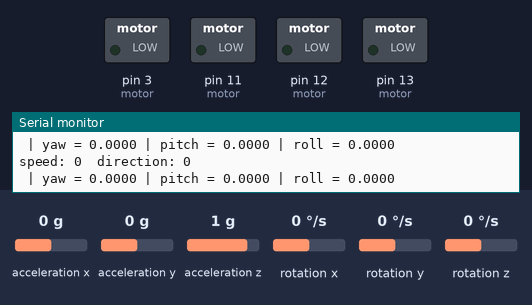
The sketch below on a simulated Arduino Mega 2560, built with avr-gcc and run on an emulated ATmega2560. On the bench: switched loads named in the sketch (green lamp = pin HIGH), the last lines printed to the serial monitor. Wiring (inferred from the names in the program): MPU-6050 motion sensor at I2C address 0x68. Dashed ring = blinking. The test bench sets the inputs (shaded band); at power-on: acceleration x 0 g, acceleration y 0 g, rotation x 0 °/s, rotation y 0 °/s, acceleration z 1 g, rotation z 0 °/s.

Above: at 1.2 s.
1.3 s: acceleration x set to -1.4 g
At 2.3 s:
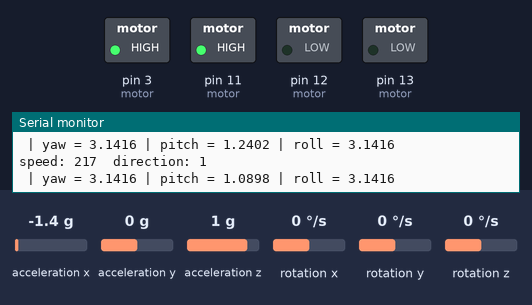
2.9 s: acceleration x set to 0 g
At 3.7 s:
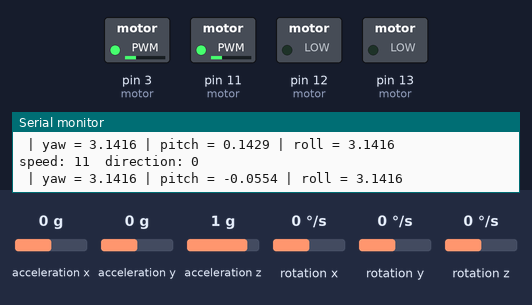
5.9 s: acceleration y set to -0.8 g
8.9 s: rotation x set to 100 °/s
At 9.4 s:
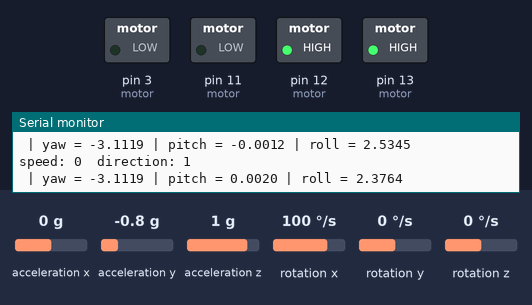
11.9 s: acceleration x set to 0.8 g
At 13.3 s:
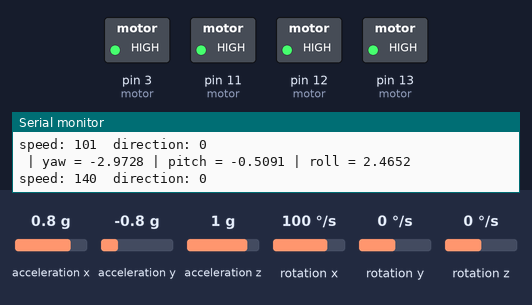
14.9 s: rotation y set to 192 °/s
Timing chart, 0 to 18.9 s (numbered marks = the images above; inputs shaded):
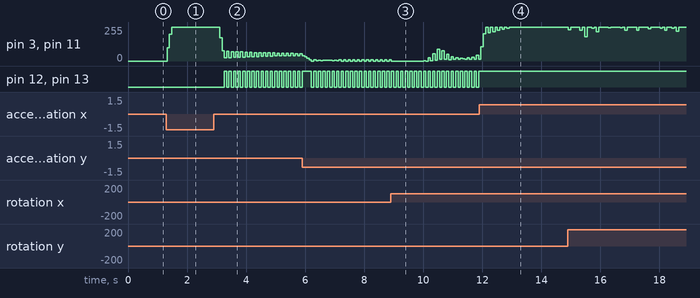

The sketch:

inverted_pendulum_robot.ino
```cpp
#include <Wire.h>
#include "MadgwickAHRS.h"
#include "motor_control.h"

const int MPU_ADDR = 0x68;

enum MPU_OUT_REGISTERS
{
  ACCEL_XOUT_H = 0X3B,
  ACCEL_XOUT_L,
  ACCEL_YOUT_H,
  ACCEL_YOUT_L,
  ACCEL_ZOUT_H,
  ACCEL_ZOUT_L,
  TEMP_OUT_H,
  TEMP_OUT_L,
  GYRO_XOUT_H,
  GYRO_XOUT_L,
  GYRO_YOUT_H,
  GYRO_YOUT_L,
  GYRO_ZOUT_H,
  GYRO_ZOUT_L,
  NUM_REGISTERS
};

float accel_x, accel_y, accel_z; // variables for accelerometer raw data
float gyro_x, gyro_y, gyro_z; // variables for gyro raw data
int16_t temperature; // variables for temperature data

char tmp_str[32]; // temporary variable used in convert function

char* convert_int16_to_str(int16_t i) { // converts int16 to string. Moreover, resulting strings will have the same length in the debug monitor.
  sprintf(tmp_str, "%6d", i);
  return tmp_str;
}

float get_yaw()
{
	float top = 2.0f*(q0*q3+q1*q2);
	float bottom = 1.0f - 2.0f*(q2*q2+q3*q3);
	return atan2(top,bottom);
}

float get_pitch()
{
	return asin(2.0f*(q0*q2-q3*q1));
}

float get_roll()
{
	float top = 2.0f*(q0*q1 + q2*q3);
	float bottom = 1.0f-2.0f*(q1*q1+q2*q2);
	return atan2(top,bottom);
}

void setup() {
  Serial.begin(9600);
  Wire.begin();
  Wire.beginTransmission(MPU_ADDR); // Begins a transmission to the I2C slave (GY-521 board)
  Wire.write(0x6B); // PWR_MGMT_1 register
  Wire.write(0); // set to zero (wakes up the MPU-6050)
  Wire.endTransmission(true);

  if(!motor_init(MOTOR_A))
    Serial.println("Bad motor enum for init");

  if(!motor_init(MOTOR_B))
	  Serial.println("Bad motor enum for init");
  //motor_init(MOTOR_B);
}


void loop() {

  Wire.beginTransmission(MPU_ADDR);
  Wire.write(ACCEL_XOUT_H); // starting with register 0x3B (ACCEL_XOUT_H) [MPU-6000 and MPU-6050 Register Map and Descriptions Revision 4.2, p.40]
  Wire.endTransmission(false); // the parameter indicates that the Arduino will send a restart. As a result, the connection is kept active.
  Wire.requestFrom(MPU_ADDR, MPU_OUT_REGISTERS::NUM_REGISTERS, true); // request a total of 7*2=14 registers

  // "Wire.read()<<8 | Wire.read();" means two registers are read and stored in the same variable
  accel_x = (Wire.read()<<8 | Wire.read()); // reading registers: 0x3B (ACCEL_XOUT_H) and 0x3C (ACCEL_XOUT_L)
  accel_y = -1*(Wire.read()<<8 | Wire.read()); // reading registers: 0x3D (ACCEL_YOUT_H) and 0x3E (ACCEL_YOUT_L)
  accel_z = -1*(Wire.read()<<8 | Wire.read()); // reading registers: 0x3F (ACCEL_ZOUT_H) and 0x40 (ACCEL_ZOUT_L)
  temperature = Wire.read()<<8 | Wire.read(); // reading registers: 0x41 (TEMP_OUT_H) and 0x42 (TEMP_OUT_L)
  gyro_x = (Wire.read()<<8 | Wire.read())/131.0f*M_PI/180.0f; // reading registers: 0x43 (GYRO_XOUT_H) and 0x44 (GYRO_XOUT_L)
  gyro_y = -1*(Wire.read()<<8 | Wire.read())/131.0f*M_PI/180.0f; // reading registers: 0x45 (GYRO_YOUT_H) and 0x46 (GYRO_YOUT_L)
  gyro_z = -1*(Wire.read()<<8 | Wire.read())/131.0f*M_PI/180.0f; // reading registers: 0x47 (GYRO_ZOUT_H) and 0x48 (GYRO_ZOUT_L)

  MadgwickAHRSupdateIMU(gyro_x, gyro_y, gyro_z, accel_x, accel_y, accel_z);

  fakeController();

  char float_str[32];

  dtostrf(get_yaw(), 4, 4, float_str);
  sprintf(tmp_str, " | yaw = %s", float_str);
  Serial.print(tmp_str );
  dtostrf(get_pitch(), 4, 4, float_str);
  sprintf(tmp_str, " | pitch = %s", float_str);
  Serial.print(tmp_str );
  dtostrf(get_roll(), 4, 4, float_str);
  sprintf(tmp_str, " | roll = %s", float_str);
  Serial.print(tmp_str );
  Serial.println();

  delay(10);
}

void fakeController()
{

  //ok. Let's do this.
  static int motorSpeed = 0;
  static enum MotorDirection motorDirection = MOTOR_DIR_FORWARD;

  float positivePitch = fabs(get_pitch());
  motorSpeed = 200*positivePitch;
  motor_set_duty_cycle(MOTOR_A, motorSpeed);
  motor_set_duty_cycle(MOTOR_B, motorSpeed);

  if(get_pitch() > 0)
  {
    motorDirection = MOTOR_DIR_BACKWARD;

    motor_set_dir(MOTOR_A, motorDirection);
    motor_set_dir(MOTOR_B, motorDirection);
  }
  else if (get_pitch() < 0)
  {
    motorDirection = MOTOR_DIR_FORWARD;

    motor_set_dir(MOTOR_A, motorDirection);
    motor_set_dir(MOTOR_B, motorDirection);
  }
  Serial.print("speed: ");
  Serial.print(motorSpeed);

  Serial.print("\tdirection: ");
  Serial.println(motorDirection);

}
```

MadgwickAHRS.c
```cpp
//=====================================================================================================
// MadgwickAHRS.c
//=====================================================================================================
//
// Implementation of Madgwick's IMU and AHRS algorithms.
// See: http://www.x-io.co.uk/node/8#open_source_ahrs_and_imu_algorithms
//
// Date			Author          Notes
// 29/09/2011	SOH Madgwick    Initial release
// 02/10/2011	SOH Madgwick	Optimised for reduced CPU load
// 19/02/2012	SOH Madgwick	Magnetometer measurement is normalised
//
//=====================================================================================================

//---------------------------------------------------------------------------------------------------
// Header files

#include "MadgwickAHRS.h"
#include <math.h>

//---------------------------------------------------------------------------------------------------
// Definitions

#define sampleFreq	100.0f		// sample frequency in Hz
#define betaDef		100*0.1f		// 2 * proportional gain

//---------------------------------------------------------------------------------------------------
// Variable definitions

volatile float beta = betaDef;								// 2 * proportional gain (Kp)
volatile float q0 = 1.0f, q1 = 0.0f, q2 = 0.0f, q3 = 0.0f;	// quaternion of sensor frame relative to auxiliary frame

//---------------------------------------------------------------------------------------------------
// Function declarations

float invSqrt(float x);

//====================================================================================================
// Functions

//---------------------------------------------------------------------------------------------------
// AHRS algorithm update

void MadgwickAHRSupdate(float gx, float gy, float gz, float ax, float ay, float az, float mx, float my, float mz) {
	float recipNorm;
	float s0, s1, s2, s3;
	float qDot1, qDot2, qDot3, qDot4;
	float hx, hy;
	float _2q0mx, _2q0my, _2q0mz, _2q1mx, _2bx, _2bz, _4bx, _4bz, _2q0, _2q1, _2q2, _2q3, _2q0q2, _2q2q3, q0q0, q0q1, q0q2, q0q3, q1q1, q1q2, q1q3, q2q2, q2q3, q3q3;

	// Use IMU algorithm if magnetometer measurement invalid (avoids NaN in magnetometer normalisation)
	if((mx == 0.0f) && (my == 0.0f) && (mz == 0.0f)) {
		MadgwickAHRSupdateIMU(gx, gy, gz, ax, ay, az);
		return;
	}

	// Rate of change of quaternion from gyroscope
	qDot1 = 0.5f * (-q1 * gx - q2 * gy - q3 * gz);
	qDot2 = 0.5f * (q0 * gx + q2 * gz - q3 * gy);
	qDot3 = 0.5f * (q0 * gy - q1 * gz + q3 * gx);
	qDot4 = 0.5f * (q0 * gz + q1 * gy - q2 * gx);

	// Compute feedback only if accelerometer measurement valid (avoids NaN in accelerometer normalisation)
	if(!((ax == 0.0f) && (ay == 0.0f) && (az == 0.0f))) {

		// Normalise accelerometer measurement
		recipNorm = invSqrt(ax * ax + ay * ay + az * az);
		ax *= recipNorm;
		ay *= recipNorm;
		az *= recipNorm;

		// Normalise magnetometer measurement
		recipNorm = invSqrt(mx * mx + my * my + mz * mz);
		mx *= recipNorm;
		my *= recipNorm;
		mz *= recipNorm;

		// Auxiliary variables to avoid repeated arithmetic
		_2q0mx = 2.0f * q0 * mx;
		_2q0my = 2.0f * q0 * my;
		_2q0mz = 2.0f * q0 * mz;
		_2q1mx = 2.0f * q1 * mx;
		_2q0 = 2.0f * q0;
		_2q1 = 2.0f * q1;
		_2q2 = 2.0f * q2;
		_2q3 = 2.0f * q3;
		_2q0q2 = 2.0f * q0 * q2;
		_2q2q3 = 2.0f * q2 * q3;
		q0q0 = q0 * q0;
		q0q1 = q0 * q1;
		q0q2 = q0 * q2;
		q0q3 = q0 * q3;
		q1q1 = q1 * q1;
		q1q2 = q1 * q2;
		q1q3 = q1 * q3;
		q2q2 = q2 * q2;
		q2q3 = q2 * q3;
		q3q3 = q3 * q3;

		// Reference direction of Earth's magnetic field
		hx = mx * q0q0 - _2q0my * q3 + _2q0mz * q2 + mx * q1q1 + _2q1 * my * q2 + _2q1 * mz * q3 - mx * q2q2 - mx * q3q3;
		hy = _2q0mx * q3 + my * q0q0 - _2q0mz * q1 + _2q1mx * q2 - my * q1q1 + my * q2q2 + _2q2 * mz * q3 - my * q3q3;
		_2bx = sqrt(hx * hx + hy * hy);
		_2bz = -_2q0mx * q2 + _2q0my * q1 + mz * q0q0 + _2q1mx * q3 - mz * q1q1 + _2q2 * my * q3 - mz * q2q2 + mz * q3q3;
		_4bx = 2.0f * _2bx;
		_4bz = 2.0f * _2bz;

		// Gradient decent algorithm corrective step
		s0 = -_2q2 * (2.0f * q1q3 - _2q0q2 - ax) + _2q1 * (2.0f * q0q1 + _2q2q3 - ay) - _2bz * q2 * (_2bx * (0.5f - q2q2 - q3q3) + _2bz * (q1q3 - q0q2) - mx) + (-_2bx * q3 + _2bz * q1) * (_2bx * (q1q2 - q0q3) + _2bz * (q0q1 + q2q3) - my) + _2bx * q2 * (_2bx * (q0q2 + q1q3) + _2bz * (0.5f - q1q1 - q2q2) - mz);
		s1 = _2q3 * (2.0f * q1q3 - _2q0q2 - ax) + _2q0 * (2.0f * q0q1 + _2q2q3 - ay) - 4.0f * q1 * (1 - 2.0f * q1q1 - 2.0f * q2q2 - az) + _2bz * q3 * (_2bx * (0.5f - q2q2 - q3q3) + _2bz * (q1q3 - q0q2) - mx) + (_2bx * q2 + _2bz * q0) * (_2bx * (q1q2 - q0q3) + _2bz * (q0q1 + q2q3) - my) + (_2bx * q3 - _4bz * q1) * (_2bx * (q0q2 + q1q3) + _2bz * (0.5f - q1q1 - q2q2) - mz);
		s2 = -_2q0 * (2.0f * q1q3 - _2q0q2 - ax) + _2q3 * (2.0f * q0q1 + _2q2q3 - ay) - 4.0f * q2 * (1 - 2.0f * q1q1 - 2.0f * q2q2 - az) + (-_4bx * q2 - _2bz * q0) * (_2bx * (0.5f - q2q2 - q3q3) + _2bz * (q1q3 - q0q2) - mx) + (_2bx * q1 + _2bz * q3) * (_2bx * (q1q2 - q0q3) + _2bz * (q0q1 + q2q3) - my) + (_2bx * q0 - _4bz * q2) * (_2bx * (q0q2 + q1q3) + _2bz * (0.5f - q1q1 - q2q2) - mz);
		s3 = _2q1 * (2.0f * q1q3 - _2q0q2 - ax) + _2q2 * (2.0f * q0q1 + _2q2q3 - ay) + (-_4bx * q3 + _2bz * q1) * (_2bx * (0.5f - q2q2 - q3q3) + _2bz * (q1q3 - q0q2) - mx) + (-_2bx * q0 + _2bz * q2) * (_2bx * (q1q2 - q0q3) + _2bz * (q0q1 + q2q3) - my) + _2bx * q1 * (_2bx * (q0q2 + q1q3) + _2bz * (0.5f - q1q1 - q2q2) - mz);
		recipNorm = invSqrt(s0 * s0 + s1 * s1 + s2 * s2 + s3 * s3); // normalise step magnitude
		s0 *= recipNorm;
		s1 *= recipNorm;
		s2 *= recipNorm;
		s3 *= recipNorm;

		// Apply feedback step
		qDot1 -= beta * s0;
		qDot2 -= beta * s1;
		qDot3 -= beta * s2;
		qDot4 -= beta * s3;
	}

	// Integrate rate of change of quaternion to yield quaternion
	q0 += qDot1 * (1.0f / sampleFreq);
	q1 += qDot2 * (1.0f / sampleFreq);
	q2 += qDot3 * (1.0f / sampleFreq);
	q3 += qDot4 * (1.0f / sampleFreq);

	// Normalise quaternion
	recipNorm = invSqrt(q0 * q0 + q1 * q1 + q2 * q2 + q3 * q3);
	q0 *= recipNorm;
	q1 *= recipNorm;
	q2 *= recipNorm;
	q3 *= recipNorm;
}

//---------------------------------------------------------------------------------------------------
// IMU algorithm update

void MadgwickAHRSupdateIMU(float gx, float gy, float gz, float ax, float ay, float az) {
	float recipNorm;
	float s0, s1, s2, s3;
	float qDot1, qDot2, qDot3, qDot4;
	float _2q0, _2q1, _2q2, _2q3, _4q0, _4q1, _4q2 ,_8q1, _8q2, q0q0, q1q1, q2q2, q3q3;

	// Rate of change of quaternion from gyroscope
	qDot1 = 0.5f * (-q1 * gx - q2 * gy - q3 * gz);
	qDot2 = 0.5f * (q0 * gx + q2 * gz - q3 * gy);
	qDot3 = 0.5f * (q0 * gy - q1 * gz + q3 * gx);
	qDot4 = 0.5f * (q0 * gz + q1 * gy - q2 * gx);

	// Compute feedback only if accelerometer measurement valid (avoids NaN in accelerometer normalisation)
	if(!((ax == 0.0f) && (ay == 0.0f) && (az == 0.0f))) {

		// Normalise accelerometer measurement
		recipNorm = invSqrt(ax * ax + ay * ay + az * az);
		ax *= recipNorm;
		ay *= recipNorm;
		az *= recipNorm;

		// Auxiliary variables to avoid repeated arithmetic
		_2q0 = 2.0f * q0;
		_2q1 = 2.0f * q1;
		_2q2 = 2.0f * q2;
		_2q3 = 2.0f * q3;
		_4q0 = 4.0f * q0;
		_4q1 = 4.0f * q1;
		_4q2 = 4.0f * q2;
		_8q1 = 8.0f * q1;
		_8q2 = 8.0f * q2;
		q0q0 = q0 * q0;
		q1q1 = q1 * q1;
		q2q2 = q2 * q2;
		q3q3 = q3 * q3;

		// Gradient decent algorithm corrective step
		s0 = _4q0 * q2q2 + _2q2 * ax + _4q0 * q1q1 - _2q1 * ay;
		s1 = _4q1 * q3q3 - _2q3 * ax + 4.0f * q0q0 * q1 - _2q0 * ay - _4q1 + _8q1 * q1q1 + _8q1 * q2q2 + _4q1 * az;
		s2 = 4.0f * q0q0 * q2 + _2q0 * ax + _4q2 * q3q3 - _2q3 * ay - _4q2 + _8q2 * q1q1 + _8q2 * q2q2 + _4q2 * az;
		s3 = 4.0f * q1q1 * q3 - _2q1 * ax + 4.0f * q2q2 * q3 - _2q2 * ay;
		recipNorm = invSqrt(s0 * s0 + s1 * s1 + s2 * s2 + s3 * s3); // normalise step magnitude
		s0 *= recipNorm;
		s1 *= recipNorm;
		s2 *= recipNorm;
		s3 *= recipNorm;

		// Apply feedback step
		qDot1 -= beta * s0;
		qDot2 -= beta * s1;
		qDot3 -= beta * s2;
		qDot4 -= beta * s3;
	}

	// Integrate rate of change of quaternion to yield quaternion
	q0 += qDot1 * (1.0f / sampleFreq);
	q1 += qDot2 * (1.0f / sampleFreq);
	q2 += qDot3 * (1.0f / sampleFreq);
	q3 += qDot4 * (1.0f / sampleFreq);

	// Normalise quaternion
	recipNorm = invSqrt(q0 * q0 + q1 * q1 + q2 * q2 + q3 * q3);
	q0 *= recipNorm;
	q1 *= recipNorm;
	q2 *= recipNorm;
	q3 *= recipNorm;
}

//---------------------------------------------------------------------------------------------------
// Fast inverse square-root
// See: http://en.wikipedia.org/wiki/Fast_inverse_square_root

float invSqrt(float x) {
	float halfx = 0.5f * x;
	float y = x;
	long i = *(long*)&y;
	i = 0x5f3759df - (i>>1);
	y = *(float*)&i;
	y = y * (1.5f - (halfx * y * y));
	return y;
}

//====================================================================================================
// END OF CODE
//====================================================================================================
```

MadgwickAHRS.h
```cpp
//=====================================================================================================
// MadgwickAHRS.h
//=====================================================================================================
//
// Implementation of Madgwick's IMU and AHRS algorithms.
// See: http://www.x-io.co.uk/node/8#open_source_ahrs_and_imu_algorithms
//
// Date			Author          Notes
// 29/09/2011	SOH Madgwick    Initial release
// 02/10/2011	SOH Madgwick	Optimised for reduced CPU load
//
//=====================================================================================================
#ifndef MadgwickAHRS_h
#define MadgwickAHRS_h

//----------------------------------------------------------------------------------------------------
// Variable declaration

extern volatile float beta;				// algorithm gain
extern volatile float q0, q1, q2, q3;	// quaternion of sensor frame relative to auxiliary frame

//---------------------------------------------------------------------------------------------------
// Function declarations

#ifdef __cplusplus
  extern "C" {
#endif

void MadgwickAHRSupdate(float gx, float gy, float gz, float ax, float ay, float az, float mx, float my, float mz);
void MadgwickAHRSupdateIMU(float gx, float gy, float gz, float ax, float ay, float az);

#ifdef __cplusplus
  }
#endif
#endif
//=====================================================================================================
// End of file
//=====================================================================================================
```

motor_control.c
```cpp
//Includes
#include <avr/io.h>
#include <util/delay.h>
#include <string.h>
#include <avr/interrupt.h>
#include "motor_control.h"


int motor_init(enum MotorSelect motorSelect)
{
	if (motorSelect == MOTOR_A)
	{
		// Set the necessary pins to outputs
		//motor A is set to use pin 3 (OC3C) for PWM
		DDRE |= (1<<PE5);
		//motor A is set to use pin 12 (PB6) for direction
		DDRB |= (1<<PB6);
		TCNT3 = 0;

		// freq = 25 kHz as recommended in the L298P motor driver datasheet
		// Set N=1 for the prescaler
		// TOP = (clk_freq/freq/N)-1 = 639
		// COM = 0b10; p.155 Set on bottom, clear on compare
		// WGM = 0b1110; p.145 Fast PWM with ICRn as TOP
		// CS  = 0b001; p.157 No prescaling

		ICR3 = TOP;

		OCR3C = 0;

		TCCR3A = (1<<COM3C1) | (0<<COM3C0) | (1<<WGM31) | (0 << WGM30);
		TCCR3B = (1<<WGM33) | (1<<WGM32) | (0<<CS32) | (1<<CS31) | (1<<CS30);
	}
	else if(motorSelect == MOTOR_B)
	{
		// Set the necessary pins to outputs
		// motor B is set to use pin 11 (OC1A) for PWM
		DDRB |= (1<<PB5);
		// motor B is set to use pin 13 (PB7) for direction
		DDRB |= (1<<PB7);
		TCNT1 = 0;

		// freq = 25 kHz as recommended in the L298P motor driver datasheet
		// Set N=1 for the prescaler
		// TOP = (clk_freq/freq/N)-1 = 639
		// COM = 0b10; p.155 Set on bottom, clear on compare
		// WGM = 0b1110; p.145 Fast PWM with ICRn as TOP
		// CS  = 0b001; p.157 No prescaling

		ICR1 = TOP;

		OCR1A = 0;

		TCCR1A = (1<<COM1A1) | (0<<COM1A0) | (1<<WGM11) | (0 << WGM10);
		TCCR1B = (1<<WGM13) | (1<<WGM12) | (0<<CS12) | (1<<CS11) | (1<<CS10);
	}
	else
	{
		return 0;
	}
	return 1;
}

int motor_set_dir(enum MotorSelect motorSelect, enum MotorDirection motorDirection)
{
	if(motorSelect == MOTOR_A) //Direction A is on pin 12 (PB6)
	{
		if( motorDirection == MOTOR_DIR_FORWARD )
			PORTB |= (1<<PB6);
		else if( motorDirection == MOTOR_DIR_BACKWARD )
			PORTB &= ~(1<<PB6);
		else //explode the world. This should never occur.
			return 0;
	}
	else if(motorSelect == MOTOR_B) //Direction B is on pin 13 (PB7)
	{
		if( motorDirection == MOTOR_DIR_FORWARD )
			PORTB |= (1<<PB7);
		else if( motorDirection == MOTOR_DIR_BACKWARD )
			PORTB &= ~(1<<PB7);
		else //explode the world. This should never occur.
			return 0;
	}
	else //explode the world. This should never occur.
	{
		return 0;
	}

	return 1;
}

int motor_set_duty_cycle(enum MotorSelect motorSelect, int duty_cycle)
{
	if(motorSelect == MOTOR_A) //Direction A is on pin 12 (PB6)
	{
		uint32_t val = duty_cycle * TOP / 100;
    if(val > TOP)
    {
      val = TOP;
    }
		OCR3C = val;
	}
	else if(motorSelect == MOTOR_B) //Direction B is on pin 13 (PB7)
	{
		uint32_t val = duty_cycle * TOP / 100;
    if(val > TOP)
    {
      val = TOP;
    }
		OCR1A = val;
	}
	else //explode the world. This should never occur.
	{
		return 0;
	}
	return 1;
}
```

motor_control.h
```cpp
#ifndef MOTOR_CONTROL_H
#define MOTOR_CONTROL_H

//Includes
#include <avr/io.h>
#include <util/delay.h>
#include <string.h>
#include <avr/interrupt.h>

enum MotorDirection
{
	MOTOR_DIR_FORWARD,
	MOTOR_DIR_BACKWARD,
};

enum MotorSelect
{
	MOTOR_A,
	MOTOR_B,
};

static const uint32_t TOP = 639;

#ifdef __cplusplus
  extern "C" {
#endif

//Functions
int motor_init(enum MotorSelect motorSelect);
int motor_set_dir(enum MotorSelect motorSelect, enum MotorDirection motorDirection);
int motor_set_duty_cycle(enum MotorSelect motorSelect, int duty_cycle);

#ifdef __cplusplus
  }
#endif
#endif
```

Source omitted: twi.c (1318 bytes), twi.h (416 bytes)

Measured:
- after the input at 1.3 s, pin 3 (motor), pin 11 (motor): 0/255 → 99/255 at once, → 199/255 0.08 s later, → 255/255 0.08 s later
- after the input at 2.9 s, pin 12 (motor), pin 13 (motor): alternates HIGH for 0.08 s and LOW for 0.08 s, starting after 0.37 s
- after the input at 11.9 s, pin 12 (motor), pin 13 (motor): stops changing and stays HIGH
